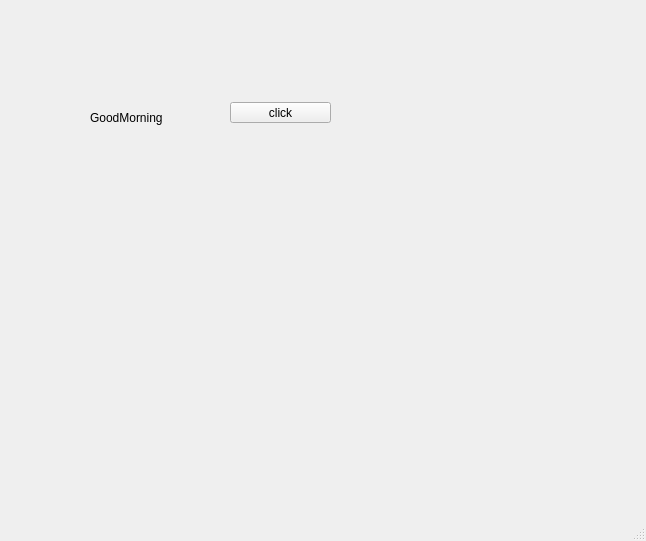
<?xml version="1.0" encoding="UTF-8"?>
<ui version="4.0">
 <class>MainWindow</class>
 <widget class="QMainWindow" name="MainWindow">
  <property name="geometry">
   <rect>
    <x>0</x>
    <y>0</y>
    <width>646</width>
    <height>541</height>
   </rect>
  </property>
  <property name="windowTitle">
   <string>MainWindow</string>
  </property>
  <widget class="QWidget" name="centralwidget">
   <widget class="QLabel" name="lbl">
    <property name="geometry">
     <rect>
      <x>90</x>
      <y>110</y>
      <width>101</width>
      <height>16</height>
     </rect>
    </property>
    <property name="text">
     <string>GoodMorning</string>
    </property>
   </widget>
   <widget class="QPushButton" name="pb">
    <property name="geometry">
     <rect>
      <x>230</x>
      <y>102</y>
      <width>101</width>
      <height>21</height>
     </rect>
    </property>
    <property name="text">
     <string>click</string>
    </property>
   </widget>
  </widget>
  <widget class="QMenuBar" name="menubar">
   <property name="geometry">
    <rect>
     <x>0</x>
     <y>0</y>
     <width>646</width>
     <height>21</height>
    </rect>
   </property>
  </widget>
  <widget class="QStatusBar" name="statusbar"/>
 </widget>
 <resources/>
 <connections/>
</ui>
